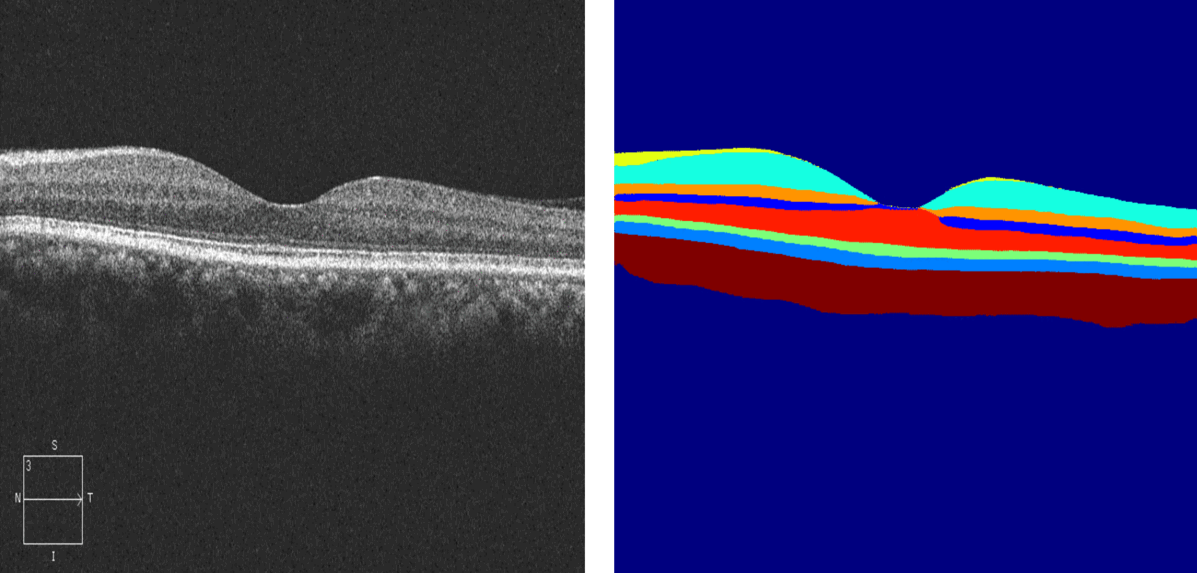
#> input picture images/ezgif.com-gif-maker.gif, 1197 x 573 px, given in place of image.png, which was not available
$ python segment19.py
#> lines starting #> are read from the running program, lines starting #| are printed output that depends on the picture; after the words box and inside, x2 and y2 are one past the last pixel; in counts of white or black regions, pixels touching at a corner belong together; pictures that were not available may be replaced by others from this repository, and a replacement may not be noted
import cv2
import matplotlib.pyplot as plt
from matplotlib.patches import Rectangle
import numpy as np
import os
from scipy.signal import medfilt2d
from scipy.ndimage import gaussian_filter
from scipy.signal import medfilt
from scipy.signal import find_peaks
from scipy.signal import argrelextrema
from scipy import fftpack
from scipy.ndimage import gaussian_filter
from scipy import signal
from scipy.fft import fft, fftfreq

exp = 19
exp_i = 20
output_dir = f"_output-{exp}-{exp_i}"
os.makedirs(output_dir, exist_ok=True)
segment_dir = f"_output-{exp}-{exp_i}/segments"
os.makedirs(segment_dir, exist_ok=True)

def filter_signal(bscan):
    # [8 lines of commented-out code are left out]
    Fs = 1000        # Sample rate (Hz)
    fpass = 200      # Passband cutoff (Hz)
    fstop = 150      # Stopband cutoff (Hz)
    fc = 175         # Highpass cutoff frequency (Hz)
    deltadB = 60     # Minimum desired attenuation in stopband
    beta = 8.6       # Kaiser window beta parameter

    # Design FIR High-Pass Filter
    M, beta = signal.kaiserord(deltadB, (fpass - fstop) / (Fs / 2))
    if M % 2 == 0:
        M += 1  # Ensure M is odd
    b = signal.firwin(M, fc, window=('kaiser', beta), pass_zero=False, fs=Fs)
    # [32 lines of commented-out code are left out]
    filtered_bscan = signal.lfilter(b, 1, bscan)

    # Plot Original and Edge-Detected Images
    plt.figure(figsize=(12, 6))
    plt.subplot(1, 2, 1)
    plt.imshow(bscan, cmap='gray')
    plt.title('Original BScan Image')
    plt.axis('off')

    plt.subplot(1, 2, 2)
    plt.imshow(filtered_bscan, cmap='gray')
    plt.title('Edges Detected (High Frequencies)')
    plt.axis('off')

    #plt.show()
    plt.savefig(f"./{output_dir}/edges_detected.png")
    return filtered_bscan

def draw_contours_from_filtered_bscan(bscan,layers_config):

    # Ensure the image is in uint8 format
    if bscan.dtype != np.uint8:
        bscan = cv2.normalize(bscan, None, 0, 255, cv2.NORM_MINMAX).astype(np.uint8)

    output_image = bscan.copy()
    output_image = cv2.cvtColor(image, cv2.COLOR_GRAY2BGR)
    # Apply Gaussian smoothing
    smoothed_image = gaussian_filter(output_image, sigma=0.9).astype(np.uint8)
    # Use Canny edge detection with adjusted thresholds
    # threshold1=50, threshold2=150
    # threshold1=10, threshold2=70
    t1=10
    t2=70
    edges = cv2.Canny(smoothed_image, threshold1=t1, threshold2=t2)
    # Apply dilation to connect fragmented edges
    kernel = np.ones((3, 3), np.uint8)
    edges = cv2.dilate(edges, kernel, iterations=1)
    # Invert edges for correct visualization
    edges = cv2.bitwise_not(edges)
    # Save the edges image for debugging
    cv2.imwrite(f"./{output_dir}/edges_debug.png", edges)
    # Find contours from the edges
    #contours, _ = cv2.findContours(edges, cv2.RETR_EXTERNAL, cv2.CHAIN_APPROX_SIMPLE)
    #contours, _ = cv2.findContours(edges, cv2.RETR_LIST, cv2.CHAIN_APPROX_SIMPLE)
    contours_tuple = cv2.findContours(edges, cv2.RETR_LIST, cv2.CHAIN_APPROX_SIMPLE)
    ##print(f"Contours tuple: {contours_tuple}")

    # # Ensure contours_tuple is a tuple and has at least one element
    # if not isinstance(contours_tuple, tuple) or len(contours_tuple) == 0:
    #     raise TypeError(f"Contours tuple should be a non-empty tuple, but got {type(contours_tuple)} with length {len(contours_tuple)}")

    contours = contours_tuple[0]  # Extract the contours list
    # If contours is a tuple, convert it to a list
    if isinstance(contours, tuple):
        contours = list(contours)

    MIN_AREA = 1000
    contours = [cnt for cnt in contours if cv2.contourArea(cnt) > MIN_AREA]

    print(f"Number of contours detected: {len(contours)}")
    #print(f"Type of contours: {type(contours)}")
    #print(f"Sample contour: {contours[0] if len(contours) > 0 else 'No contours'}")
    # Ensure contours is a list of numpy arrays
    if not isinstance(contours, list):
        raise TypeError(f"Contours should be a list, but got {type(contours)}")
    for i, contour in enumerate(contours):
        if not isinstance(contour, np.ndarray):
            raise TypeError(f"Contour at index {i} should be a numpy array, but got {type(contour)}")
    # Define layer colors based on the legend (approximation)
    layer_colors = [
        (255, 0, 0),    # Blue for RNFL
        (255, 165, 0),  # Orange for GCL
        (0, 255, 0),    # Green for IPL
        (255, 0, 255),  # Purple for INL
        (255, 255, 0),  # Yellow for OPL
        (255, 69, 0),   # Red-Orange for ONL/ELM
        (255, 20, 147), # Pink for EZ
        (255, 0, 0),    # Red for POS
        (0, 255, 255),  # Cyan for RPE/BM
    ]
    for layer_idx in layers_config.keys():
        if layer_idx >= len(contours):
            continue
        print(f"Layer: {layer_idx}")
        # Handle layer_colors as a list
        color = layer_colors[layer_idx+1] if layer_idx < len(layer_colors) else (255, 255, 255)
        cv2.drawContours(output_image, contours, -1, color, 2)
        #line_coordinates[layer_idx] = contours.tolist()
        # Print contour information
    return output_image

# [572 lines left out: functions draw_contours_from_filtered_bscanNEW, process_and_draw_layers, find_low_pos_near_lmax, line_sweeter, extrema_finderNEW, extrema_finder and 3 more, not called in this run]


if __name__ == "__main__":
    # Define the path to the image
    image_name = 'image.png'
    #image_name = 'oct-id-105.jpg'
    #image_name = 'kaggle-NORMAL-3099713-1.jpg'
    #image_name = 'oct-500-3-10301-1.bmp'
    image_path = os.path.join(os.path.dirname(__file__), 'images', 'samples', image_name)

    # Load the image using OpenCV
    image = cv2.imread(image_path, cv2.IMREAD_GRAYSCALE)  # Load as grayscale
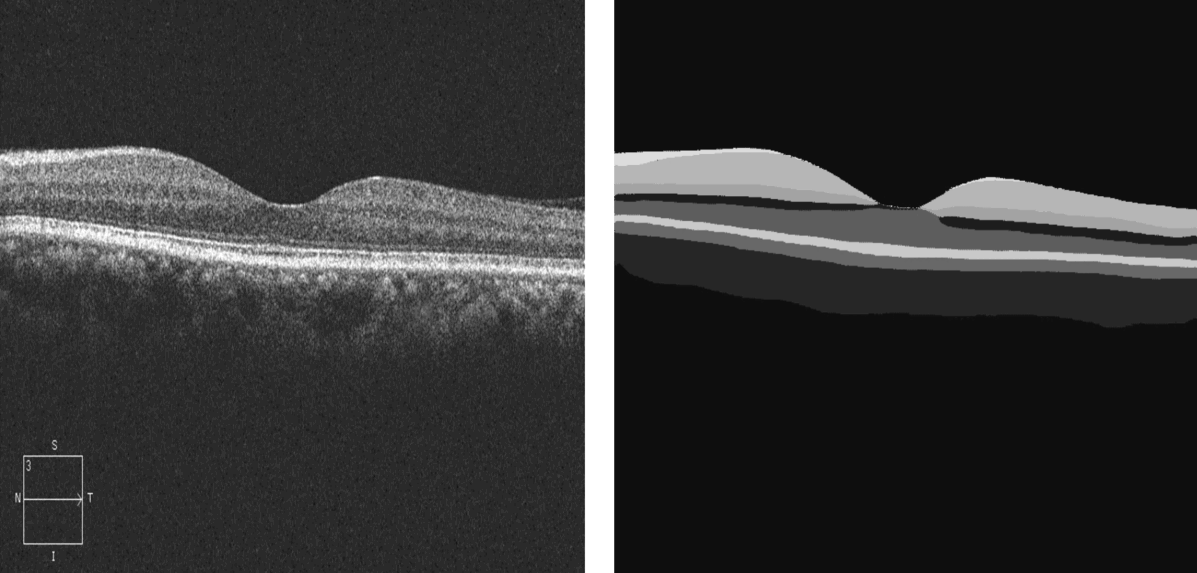
#> image: shape (573, 1197); min 14, max 255, mean 52.3
    cv2.imwrite(f"./{output_dir}/orig-image.png", image)

    # Define parameters for segmentation
    params = {
        'MEDLINE_SIGMA1': 1.0,
        'MEDLINE_SIGMA2': 2.0,
        'MEDLINE_LINESWEETER': 5,
        'MEDLINE_MINDIST': 10,
        'RPE_SEGMENT_MEDFILT1': (5, 7),
        'RPE_SEGMENT_MEDFILT2': (5, 7),
        'RPE_SEGMENT_LINESWEETER1': 5,
        'RPE_SEGMENT_LINESWEETER2': 5,
        'RPE_SEGMENT_POLYDIST': 10,
        'RPE_SEGMENT_POLYNUMBER': 5,
        'REMOVEBIAS_FRACTION': 0.75,
        'REMOVEBIAS_REGIONWIDTH': 10,
        'SPLITNORMALIZE_CUTOFF': 2.0
    }

    # Call the layer segmentation function
    # layers,extrema_data  = segment_layers(image, params)
    # print(f"./{output_dir}/layers-segmented.png")
    # cv2.imwrite(f"./{output_dir}/layers-segmented.png", layers)

    # Call signal_finder function
    filtered_bscan = filter_signal(image)
#> in filter_signal, `filtered_bscan = signal.lfilter(b, 1, bscan)`:
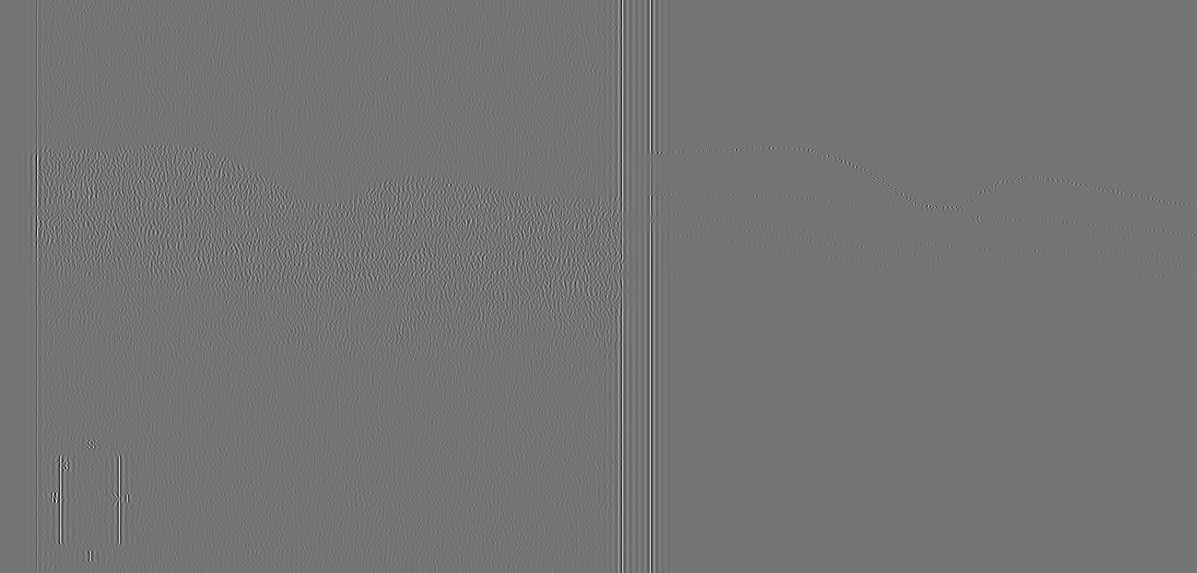
#> filtered_bscan: shape (573, 1197) float64; min -81.19, max 95.64, mean 0; drawn with min black and max white
#> in filter_signal, `plt.savefig(f"./{output_dir}/edges_detected.png")`:
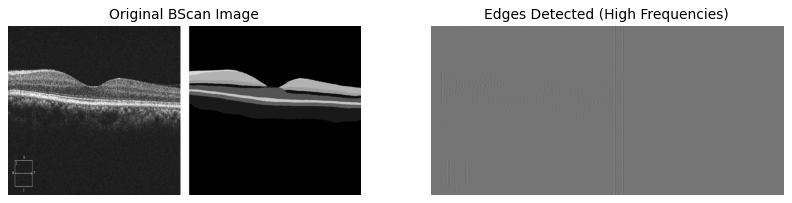
#> figure drawn by matplotlib, 2 panels

    layers_config = {
        0: 0.25,  # RNFL
        # Add more layers and multipliers as needed
    }

    processed_bscan = draw_contours_from_filtered_bscan(filtered_bscan,layers_config)
#> in draw_contours_from_filtered_bscan, `edges = cv2.Canny(smoothed_image, threshold1=t1, threshold2=t2)`:
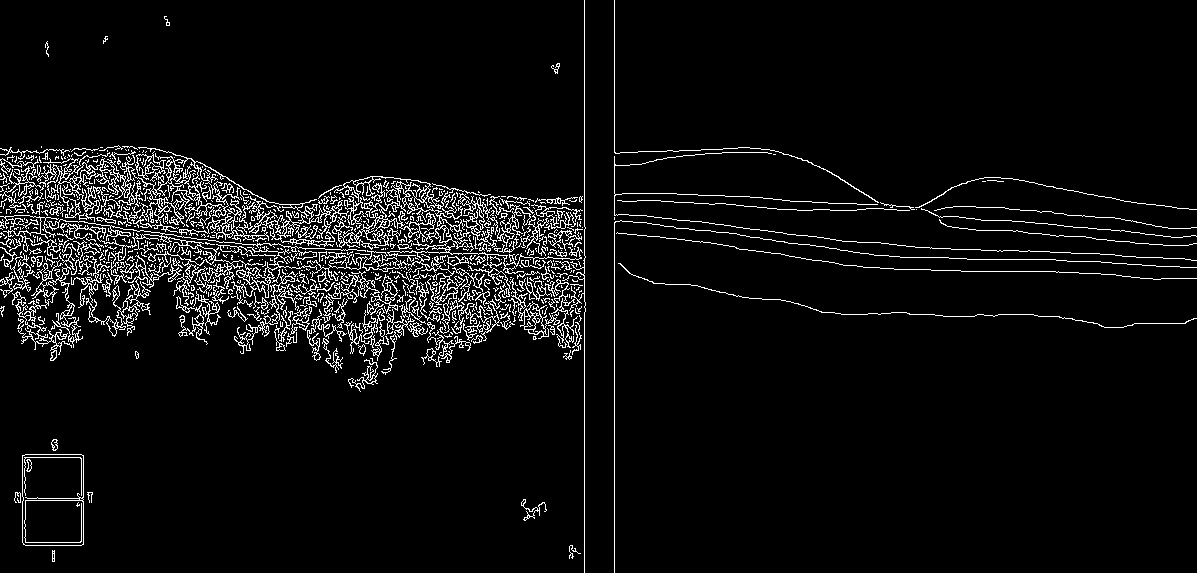
#> edges: shape (573, 1197); 5.4% white in thin lines or dots
#> in draw_contours_from_filtered_bscan, `edges = cv2.dilate(edges, kernel, iterations=1)`:
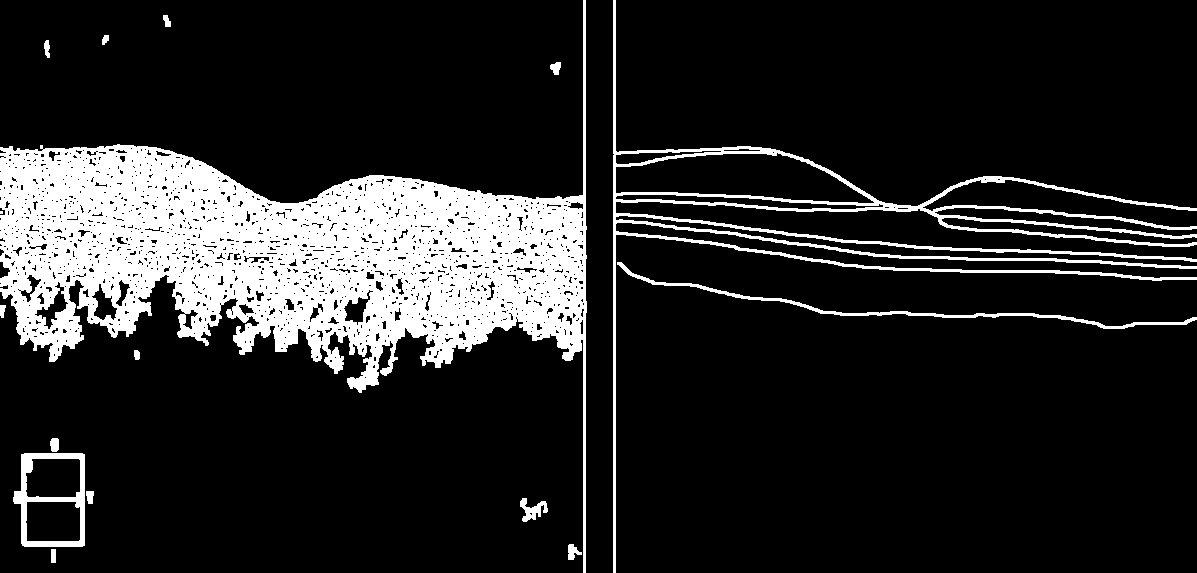
#> edges: shape (573, 1197); 15.7% white; 16 white regions (1 under 20 px), largest, box (x1, y1, x2, y2) and area: (0, 0, 587, 573) 87932, (613, 0, 1197, 573) 14287, (13, 453, 85, 547) 2141
#> in draw_contours_from_filtered_bscan, `edges = cv2.bitwise_not(edges)`: edges: shape (573, 1197); 84.3% white; 16 black regions (1 under 20 px)
#> in draw_contours_from_filtered_bscan, `contours_tuple = cv2.findContours(edges, cv2.RETR_LIST, cv2.CHAIN_APPR..`: contours_tuple = 1362 contours, 1306 with area under 20; largest, box (x1, y1, x2, y2) and area: (616, 235, 1197, 573) 176016, (0, 275, 583, 573) 135746, (616, 0, 1197, 208) 101976, (0, 0, 583, 203) 101042, (586, 0, 614, 573) 14853
#> in draw_contours_from_filtered_bscan, `contours = contours_tuple[0]`: contours has the same summary as contours_tuple
#> in draw_contours_from_filtered_bscan, `contours = [cnt for cnt in contours if cv2.contourArea(cnt) > MIN_AREA]`: contours = 15 contours; largest, box (x1, y1, x2, y2) and area: (616, 235, 1197, 573) 176016, (0, 275, 583, 573) 135746, (616, 0, 1197, 208) 101976, (0, 0, 583, 203) 101042, (586, 0, 614, 573) 14853
#| Number of contours detected: 15
#> the loop in draw_contours_from_filtered_bscan, `for i, contour in enumerate(contours):` made 15 passes
#> after the loop in draw_contours_from_filtered_bscan, `for layer_idx in layers_config.keys():`:
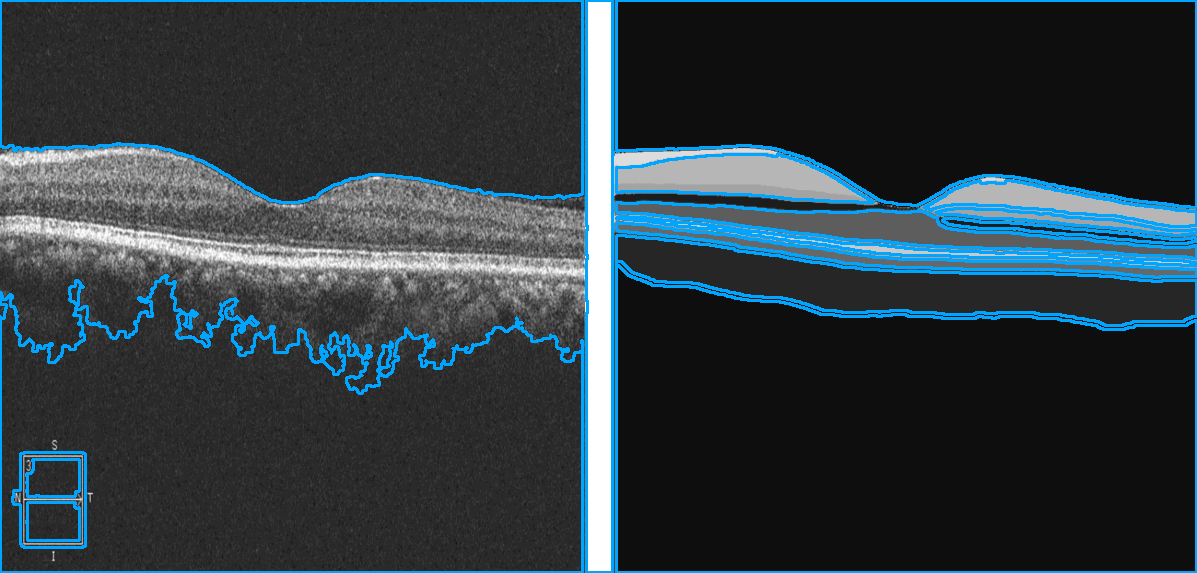
#> output_image: shape (573, 1197, 3); mean B, G, R 64.4, 57.9, 46.1

    # # Call process_and_draw_layers function
    # layers_config = {
    #     0: 0.25,  # RNFL
    #     # Add more layers and multipliers as needed
    # }
    # processed_bscan = process_and_draw_layers(layers, layers_config, extrema_data)
    print(f"./{output_dir}/layers-drawn.png")
    cv2.imwrite(f"./{output_dir}/layers-drawn.png", processed_bscan)
